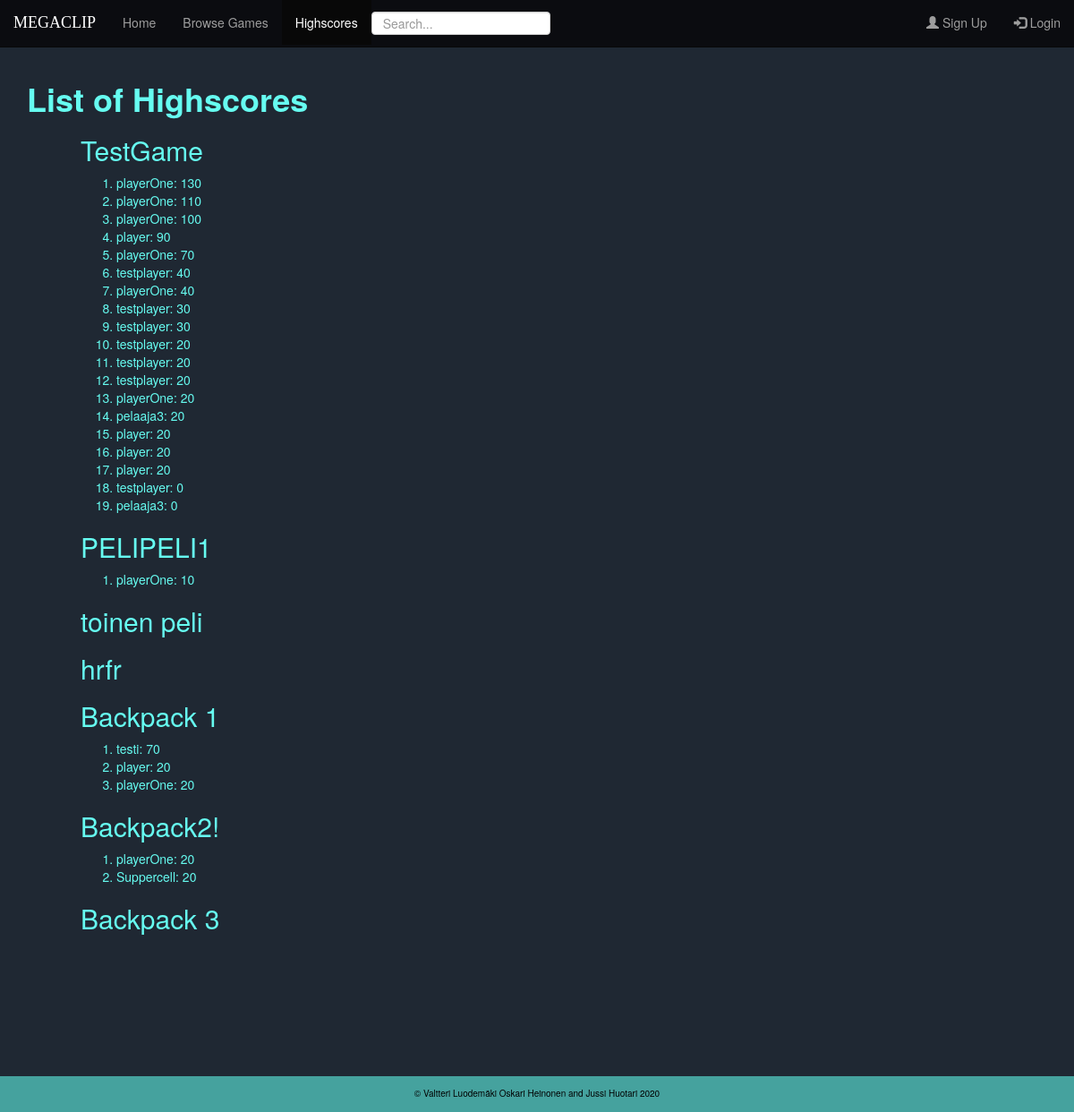
The page /highscores/ on the database as committed earlier.
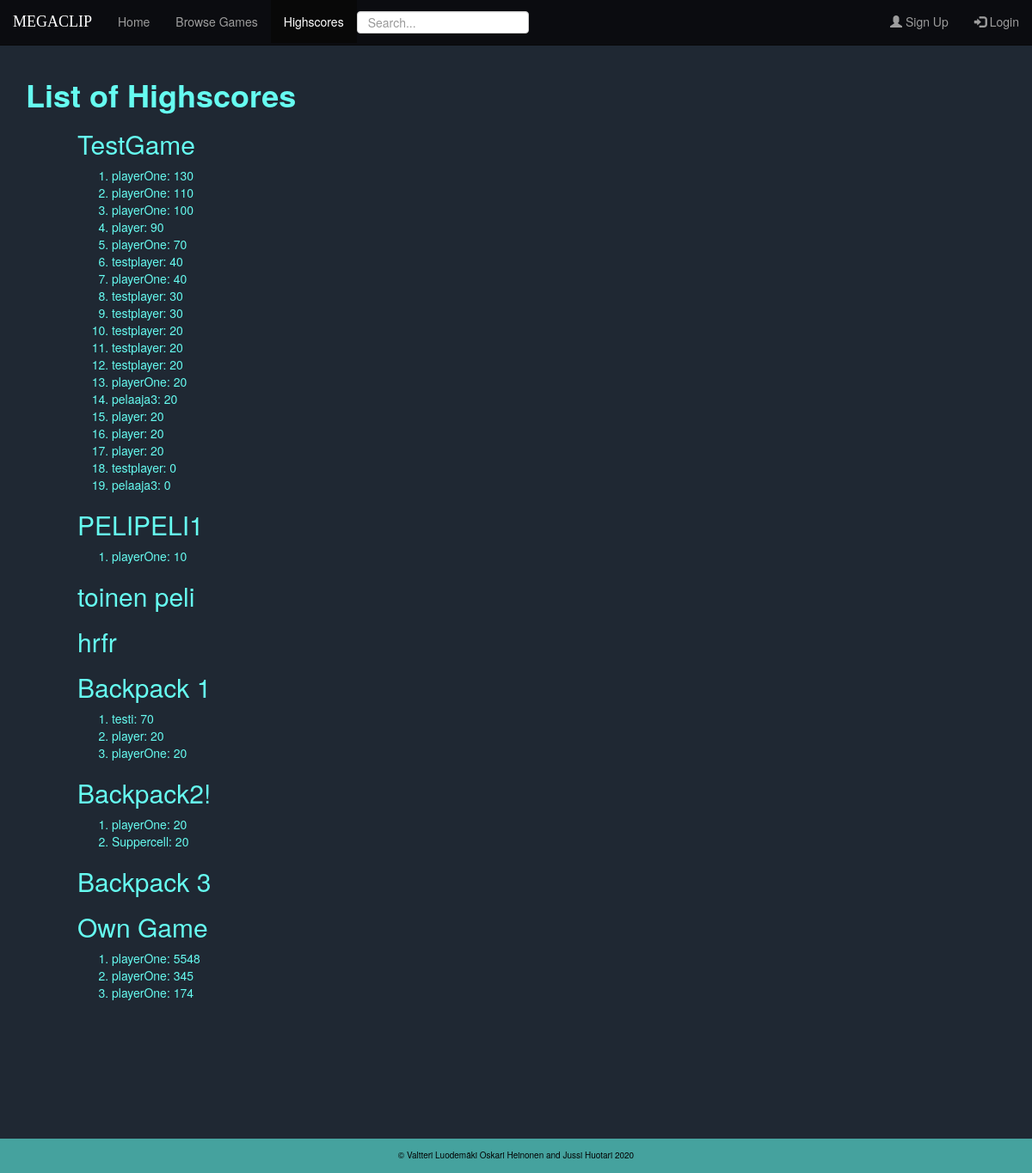
The same page on the database as committed later.
### gamestore/models.py (models this page shows, shortened)
class Game(models.Model):
    name = models.CharField(max_length=255, primary_key=True, unique=True)
    url = models.URLField(max_length=255)
    price = models.DecimalField(max_digits=20, decimal_places=2)
    developer = models.ForeignKey('users.CustomUser', on_delete=models.CASCADE, null=True)

class Highscore(models.Model):
    id = models.AutoField(primary_key=True)
    game = models.ForeignKey(Game, on_delete=models.CASCADE)
    player = models.ForeignKey('users.CustomUser', on_delete=models.CASCADE)
    score = models.IntegerField()
    def __str__(self):
        return self.player.username + ": " + str(self.score)

### users/models.py (models this page shows, shortened)
class CustomUser(AbstractUser):
    usertype = models.CharField(max_length=10,default="['player']")
    games = models.ManyToManyField('gamestore.Game')
    test = models.CharField(max_length=10, choices=usertypes)

### gamestore/views.py (the view)
# urls.py: path('highscores/',HighscoreListView.as_view(),name='highscores' ), #domain/highscores = list of all highscores
class HighscoreListView(ListView):
    model = Highscore
    template_name = 'gamestore/highscores.html'
    context_object_name = 'highscores'
    def get_context_data(self, **kwargs):
        context = super(HighscoreListView, self).get_context_data(**kwargs)
        context.update({
            'games': Game.objects.all(),
            'highscore_page' : 'active'
        })
        return context
    def get_queryset(self):
        return Highscore.objects.order_by('-score')

### gamestore/templates/gamestore/highscores.html (shortened to what this page needs)
{% extends 'base.html' %}
{% block content %}
  <h1><strong>List of Highscores </strong></h1>
  <div class="cont-2">
  {% for game in games %}
    <h2>{{ game.name }}</h2>
    <ol>
      {% for score in highscores %}
        {% if score.game == game %}
          <li>
            {{ score }}
          </li>
        {% endif %}
      {% endfor %}
    </ol>
  {% endfor %}
  </div>
{% endblock %}

Rows that differ between the two databases and show on the page:
added Game: name "Own Game"
added Highscore: player+score "playerOne: 5548", shown under "Own Game"
added Highscore: player+score "playerOne: 345", shown under "Own Game"
added Highscore: player+score "playerOne: 174", shown under "Own Game"
